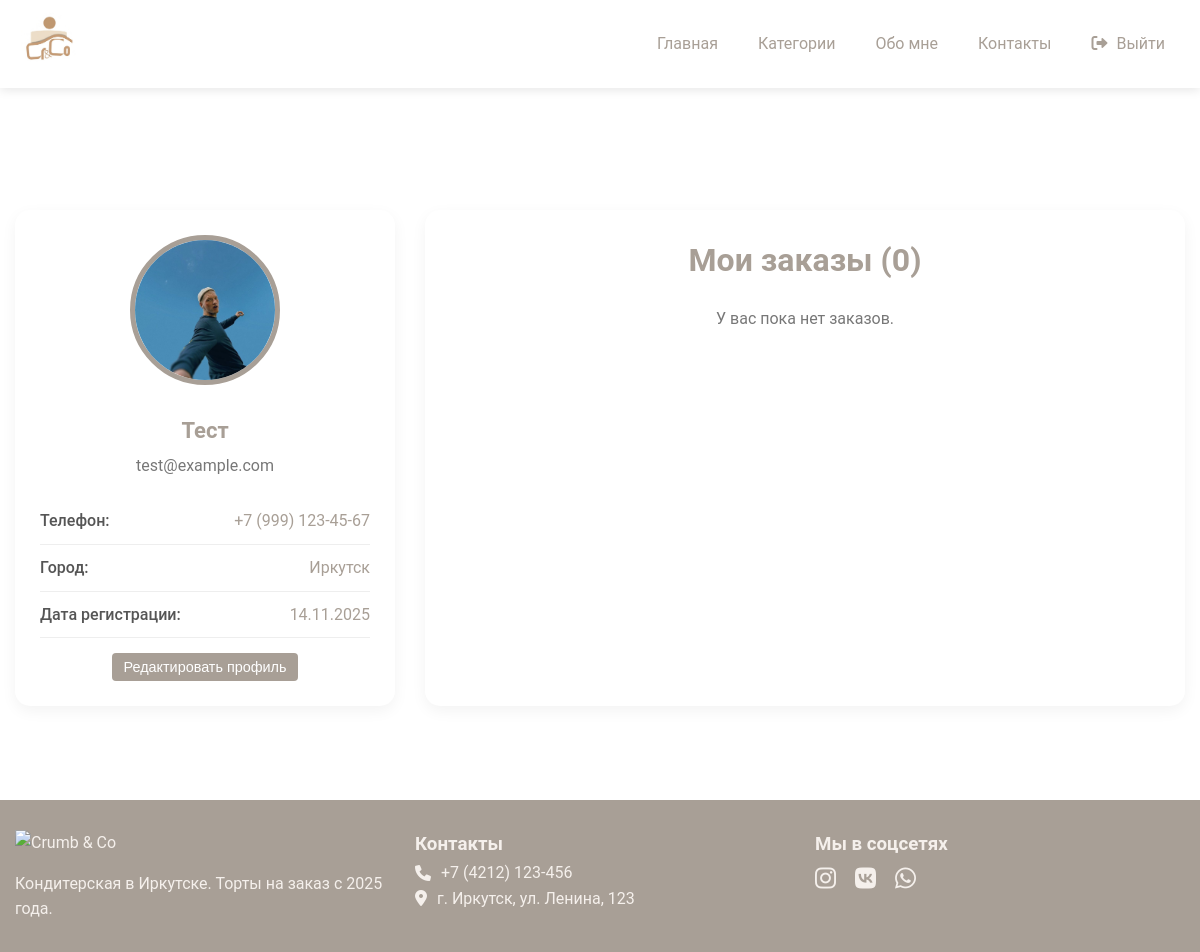
The app's page /account.php (signed in) with its own data.
### tables this page shows
CREATE TABLE `users` (
  `id` int NOT NULL,
  `name` varchar(100) NOT NULL,
  `email` varchar(150) NOT NULL,
  `password_hash` varchar(255) DEFAULT NULL,
  `created_at` datetime DEFAULT CURRENT_TIMESTAMP,
  `phone` varchar(20) DEFAULT NULL,
  `city` varchar(100) DEFAULT NULL
);

### account.php (the view, shortened to what this page needs)
<?php
$pdo = new PDO("mysql:host=localhost;dbname=crumb_and_co;charset=utf8", 'root', '');
$pdo->setAttribute(PDO::ATTR_ERRMODE, PDO::ERRMODE_EXCEPTION);
$stmt = $pdo->prepare("SELECT name, email, phone, city, created_at FROM users WHERE id = ?");
$stmt->execute([$_SESSION['user_id']]);
$user = $stmt->fetch();
$stmt = $pdo->prepare("SELECT id, product_name, price, created_at, status FROM orders WHERE user_name = ? ORDER BY created_at DESC");
$stmt->execute([$user['name']]);
$orders = $stmt->fetchAll();
?>
<!DOCTYPE html>
<html lang="ru">
<head>
    <link rel="stylesheet" href="css/style.css">
    <link rel="stylesheet" href="https://cdnjs.cloudflare.com/ajax/libs/font-awesome/6.0.0/css/all.min.css">
</head>
<body>
    <header class="header">
        <div class="container">
            <div class="header__logo">
                <a href="index.php">
                    <img src="img/logo.jpg" alt="Crumb & Co">
                </a>
            </div>
            <nav class="header__nav">
                <ul>
                    <li><a href="index.php">Главная</a></li>
                    <li><a href="services.php">Категории</a></li>
                    <li><a href="about.php">Обо мне</a></li>
                    <li><a href="contacts.php">Контакты</a></li>
                    <li>
                        <a href="logout.php" class="auth-button">
                            <i class="fas fa-sign-out-alt"></i> Выйти
                        </a>
                    </li>
                </ul>
            </nav>
        </div>
    </header>
    <main class="account-page">
        <div class="container">
            <div class="account-content">
                <div class="account-profile">
                    <img src="img/account.jpg" alt="Фото профиля" class="account-profile__img">
                    <h2 class="account-profile__name"><?= htmlspecialchars($user['name']) ?></h2>
                    <p class="account-profile__email"><?= htmlspecialchars($user['email']) ?></p>
                    <div class="account-profile__info">
                        <div class="account-info__item">
                            <span class="account-info__label">Телефон:</span>
                            <span class="account-info__value"><?= htmlspecialchars($user['phone'] ?? '+7 (999) 123-45-67') ?></span>
                        </div>
                        <div class="account-info__item">
                            <span class="account-info__label">Город:</span>
                            <span class="account-info__value"><?= htmlspecialchars($user['city'] ?? 'Иркутск') ?></span>
                        </div>
                        <div class="account-info__item">
                            <span class="account-info__label">Дата регистрации:</span>
                            <span class="account-info__value"><?= date('d.m.Y', strtotime($user['created_at'])) ?></span>
                        </div>
                    </div>
                    <div class="profile-actions">
                        <button id="editBtn" class="btn--edit">Редактировать профиль</button>
                    </div>
                </div>
                <div class="account-orders">
                    <h2 class="section-title">Мои заказы (<?= count($orders) ?>)</h2>
                    <?php if (empty($orders)): ?>
                        <p style="text-align: center; color: #777; margin-top: 20px;">У вас пока нет заказов.</p>
                    <?php endif; ?>
                </div>
            </div>
        </div>
    </main>
    <footer class="footer">
        <div class="container">
            <div class="footer__info">
                <img src="img/.jpg" alt="Crumb & Co" class="footer__logo">
                <p>Кондитерская в Иркутске. Торты на заказ с 2025 года.</p>
            </div>
            <div class="footer__contacts">
                <h3>Контакты</h3>
                <p><i class="fas fa-phone"></i> +7 (4212) 123-456</p>
                <p><i class="fas fa-map-marker-alt"></i> г. Иркутск, ул. Ленина, 123</p>
            </div>
            <div class="footer__social">
                <h3>Мы в соцсетях</h3>
                <a href="#"><i class="fab fa-instagram"></i></a>
                <a href="#"><i class="fab fa-vk"></i></a>
                <a href="#"><i class="fab fa-whatsapp"></i></a>
            </div>
        </div>
    </footer>
</body>
</html>

### style.css (style rules this page uses)
:root { --primary-color: #a89f96; --secondary-color: #fcfcfc; --dark-color: #a89f96; --light-color: #f5f5f5; --white: #fff; --gray: #ccc; --transition: all 0.3s ease; }
* { margin: 0; padding: 0; box-sizing: border-box; }
body { font-family: 'Roboto', sans-serif; color: var(--dark-color); line-height: 1.6; min-height: 100vh; display: flex; flex-direction: column; }
.container { width: 100%; max-width: 1200px; margin: 0 auto; padding: 0 15px; }
.header { background-color: var(--white); box-shadow: 0 2px 10px rgba(0, 0, 0, 0.1); position: fixed; width: 100%; top: 0; z-index: 1000; }
.header .container { display: flex; justify-content: space-between; align-items: center; padding: 10px 15px; }
.header__logo img { height: 60px; }
.header__nav ul { list-style: none; display: flex; align-items: center; }
.header__nav li { margin: 0 10px; }
.auth-button { display: flex; align-items: center; text-decoration: none; color: #333; padding: 8px 12px; border-radius: 5px; transition: background-color 0.3s; }
.auth-button i { margin-right: 5px; }
.header__nav a { color: var(--dark-color); text-decoration: none; padding: 10px; display: block; transition: var(--transition); }
main { flex: 1; margin-top: 80px; }
.section-title { text-align: center; font-size: 2em; margin-bottom: 20px; }
.account-page { padding-top: 100px; min-height: calc(100vh - 80px); }
.account-content { display: grid; grid-template-columns: 1fr 2fr; gap: 30px; margin-top: 30px; }
.account-profile { background: white; border-radius: 15px; padding: 25px; box-shadow: 0 5px 15px rgba(0,0,0,0.05); text-align: center; height: fit-content; position: sticky; top: 100px; }
.account-profile__img { width: 150px; height: 150px; border-radius: 50%; object-fit: cover; border: 5px solid var(--primary-color); margin: 0 auto 20px; }
.account-profile__name { font-size: 22px; font-weight: 600; margin-bottom: 5px; color: var(--dark-color); }
.account-profile__email { color: #777; margin-bottom: 20px; }
.account-profile__info { text-align: left; margin-top: 20px; }
.account-info__item { display: flex; justify-content: space-between; padding: 10px 0; border-bottom: 1px solid #eee; }
.account-info__label { font-weight: 500; color: #555; }
.account-info__value { color: var(--dark-color); }
.account-orders { background: white; border-radius: 15px; padding: 25px; box-shadow: 0 5px 15px rgba(0,0,0,0.05); }
.footer { background-color: #a89f96; color: #f5f0ec; padding: 30px 0; margin-top: auto; }
.footer .container { display: grid; grid-template-columns: repeat(auto-fit, minmax(250px, 1fr)); gap: 30px; }
.footer__logo { height: 50px; margin-bottom: 15px; }
.footer__contacts h3, .footer__social h3, .footer__info p { color: #f5f0ec; }
.footer__contacts p, .footer__info p { display: flex; align-items: center; }
.footer__contacts i, .footer__contacts p { margin-right: 10px; }
.footer__social a { color: #f5f0ec; font-size: 1.5rem; margin-right: 15px; transition: var(--transition); }

### account.php (style rules this page uses)
.profile-actions { margin-top: 15px; }
.btn--edit { background: #a89f96; color: white; border: none; padding: 6px 12px; border-radius: 4px; cursor: pointer; font-size: 0.9em; }
.footer { background-color: #a89f96; color: #f5f0ec; padding: 30px 0; margin-top: auto; }
.footer .container { display: grid; grid-template-columns: repeat(auto-fit, minmax(250px, 1fr)); gap: 30px; }
.footer__logo { height: 50px; margin-bottom: 15px; }
.footer__contacts h3, .footer__social h3, .footer__info p { color: #f5f0ec; }
.footer__contacts p, .footer__info p { display: flex; align-items: center; }
.footer__contacts i, .footer__contacts p { margin-right: 10px; }
.footer__social a { color: #f5f0ec; font-size: 1.5rem; margin-right: 15px; transition: var(--transition); }

### records on screen
users: name "Тест", email "test@example.com", phone "+7 (999) 123-45-67", city "Иркутск", created_at "14.11.2025"

### other values on screen
count($orders) "0"
